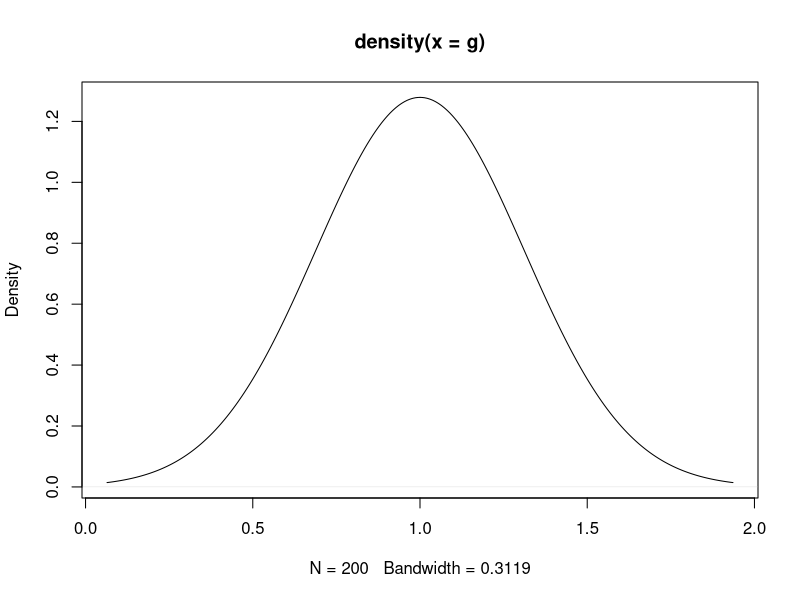
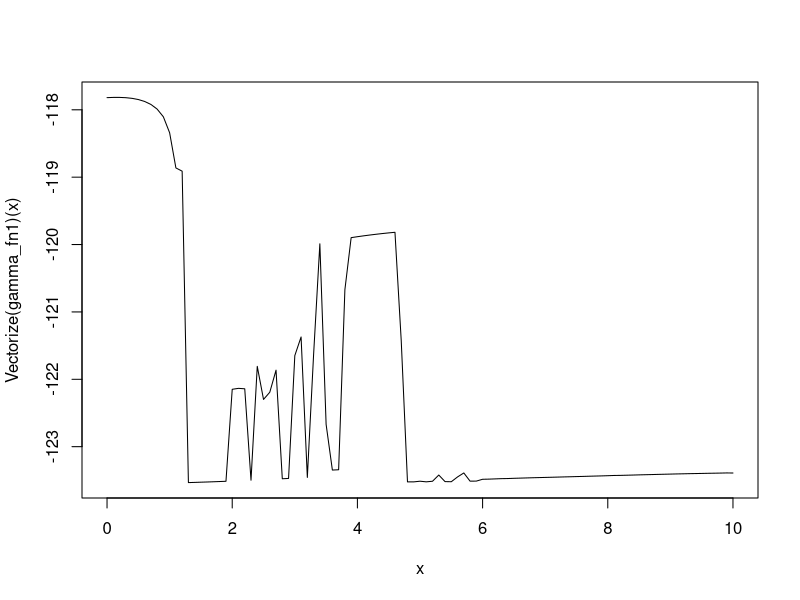
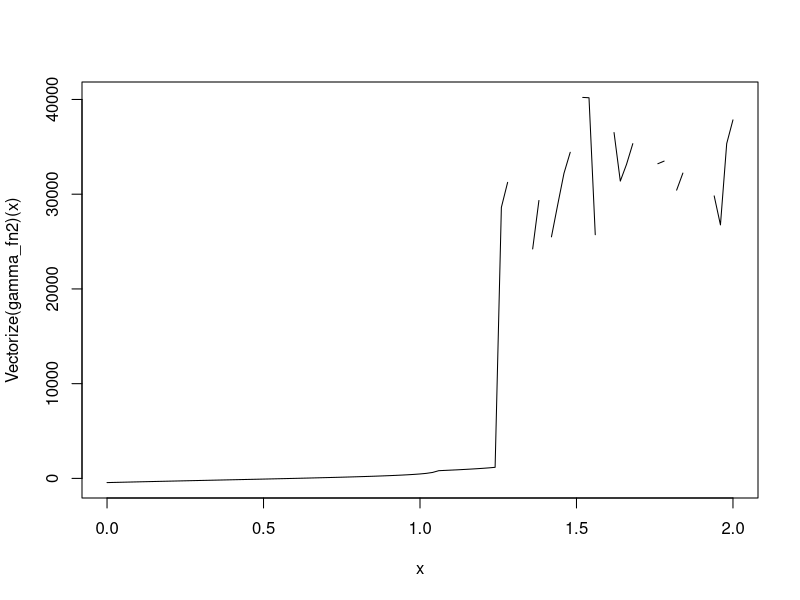
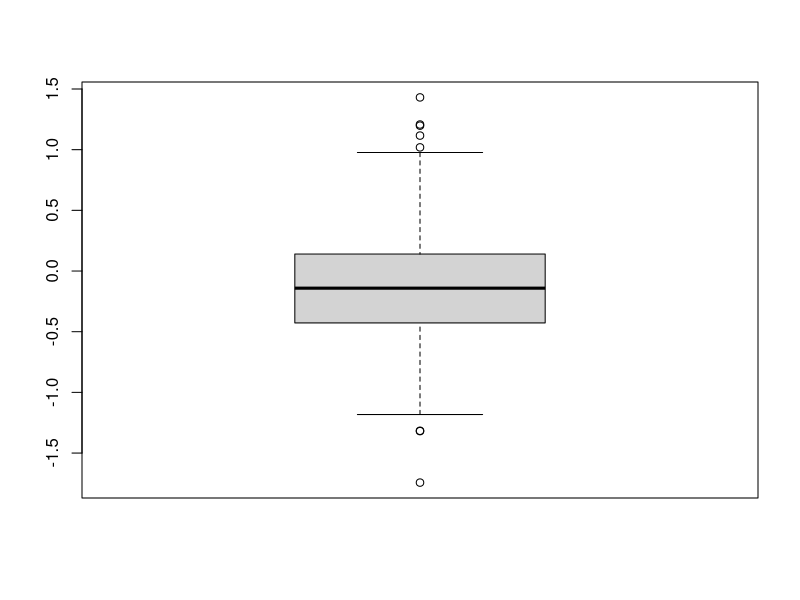

Generate these figures, in order, with R: (Note: this script raises an error after producing the figures.)
library(tidyverse)
library(ggplot2)
library(MASS)
library(lattice)
library(scatterplot3d)
library(nleqslv)

rm(list = ls(all.names = TRUE))

# サンプルサイズ
n = 200

# シミュレーションの繰り返し数
kk_T <- 1000

# 共変量の分布の設定、乱数の発生
mu <- c(0,0,0,0)

## 相関パラメータ
rho <- 0
Sigma <- matrix(c(1,rho,rho,rho,
                  rho,1,rho,rho,
                  rho,rho,1,rho,
                  rho,rho,rho,1),4,4)

XX <- mvrnorm(n, mu, Sigma)

# 処置の分布の設定,生成
T_lm <- 0.2+XX[,1]+XX[,2]+XX[,3]+XX[,4]
p_T <- exp(T_lm)/(1+exp(T_lm))

TT <- rep(0,n)
for (i in 1:n) {
  TT[i] <- rbinom(1,size=1,prob=p_T[i])
}

betax <- 0.2+TT+XX[,1]+XX[,2]

# 誤判別確率の生成

## アウトカムに誤判別が含まれる割合
mp <- 0.3
mp_size <- n * mp

## 誤判別のアウトカムのインデックス
mp_id <- sort(betax, decreasing = F, index=T)$ix %>% head(mp_size/2) 
mp_id <- mp_id %>% append(sort(betax, decreasing = T, index=T)$ix %>% head(mp_size/2))


# Potential outcomesの分布の設定
# アウトカムの回帰パラメータの設定
Y_lm1 <- 0.2+1+XX[,1]+XX[,2]; Y_lm0 <- 0.2+XX[,1]+XX[,2]
p_Y1 <- exp(Y_lm1)/(1+exp(Y_lm1)); p_Y0 <- exp(Y_lm0)/(1+exp(Y_lm0))


#　誤判別を含むアウトカムデータの生成
## Misclassified outcomesの割合の設定

YY1 <- YY0 <- YY <- rep(0,n);
for(i in 1:n){
  # potential outcomesの乱数の発生
  YY1[i] <- rbinom(1,size=1,prob=p_Y1[i])
  YY0[i] <- rbinom(1,size=1,prob=p_Y0[i])
 
  # 観測されるoutcome
  YY[i] <- TT[i]*YY1[i]+(1-TT[i])*YY0[i]
  
  # Misclassified outcomesの設定
  if(i %in% mp_id){
    if(YY[i]==1) {
      YY[i] <-  0
    }else if(YY[i]==0){
      YY[i] <- 1
    }
  }
}

# sum((TT*YY1 + (1-TT)*YY0) == YY) 

# 真の因果効果 (通常は推定不可能)
tau0 <- mean(YY1)-mean(YY0)
tau_naive <- mean(YY[TT==1])-mean(YY[TT==0])

# 傾向スコアの算出
ps_fit <- glm(TT~XX, family=binomial)$fit

# ZZ
ZZ <- XX[,1:2]
ZZ_tilde <- XX[,3:4]

####アウトカム回帰のみのモデル####

# 推定方程式
estimate_eq <- function(beta){
  beta_0 <- beta[1]
  beta_t <- beta[2]
  beta_z <- beta[3:4]
  
  or_ml <- beta_0 + TT*beta_t + ZZ%*%beta_z
  lp <- exp((gamma+1)*(or_ml))
  lq <- exp(YY*(gamma+1)*(or_ml))
  pi <- lp/(1+lp)
  g <- (lq/(1+lp))^(gamma/(1+gamma))
  w <- ifelse(TT==1, 1/ps_fit, 1/(1-ps_fit))
  
  return(c(t(w*g*(YY-pi))%*%rep(1,n), t(w*g*(YY-pi))%*%TT, t(w*g*(YY-pi))%*%ZZ))
}

# パラメータ推定 初期値：c(0,0,0,0)
estimate_pra_fn <- function(gamma){
  gamma <<- gamma
  beta_hat <- nleqslv(c(0,0,0,0), estimate_eq, method = "Newton")$x
  
  return(list(beta_hat=beta_hat, gamma=gamma))
}


## 重みのプロット
plot_fn <- function(beta,gamma,type="density"){
  beta_0 <- beta[1]
  beta_t <- beta[2]
  beta_z <- beta[3:4]
  
  or_ml <- beta_0 + TT*beta_t + ZZ%*%beta_z
  lp <- exp((gamma+1)*(or_ml))
  lq <- exp(YY*(gamma+1)*(or_ml))
  pi <- lp/(1+lp)
  g <- (lq/(1+lp))^(gamma/(1+gamma))
  
  if(type == "density"){
    plot(density(g))
  }else if(type == "hist"){
    hist(g)
  }else{
    print("error")
  }
}

## 結果

gamma <- 0
beta_hat <- estimate_pra_fn(gamma)$beta_hat
print(beta_hat)
plot_fn(beta_hat, gamma, type = "density")



# gamma <- 1
# beta_hat <- estimate_pra_fn(gamma)
# 
# beta_t <- beta_hat[2]


# ガンマの選択について
gamma_0 <- 0.1
gamma <- 0.1

gamma_fn1 <- function(gamma){
  beta_hat <- estimate_pra_fn(gamma)$beta_hat
  
  or_ml <- beta_hat[1] + TT*beta_hat[2] + ZZ%*%beta_hat[3:4]
  lp <- exp(or_ml)
  pi <- lp/(1+lp)
  return(-sum(pi^(gamma_0+1)+(1-pi)^(gamma_0+1))^(1/(gamma_0+1)))
}

gamma_hat <- optimise(gamma_fn1,c(0,10))$minimum

## plot
curve(Vectorize(gamma_fn1)(x), 0, 10)
# plot(gamma_fn1, 0, 10)


# gamma_fn2 <- function(gamma){
#   
#   gamma <<- gamma
#   beta_hat <- estimate_pra_fn(gamma)
#   
#   or_ml <- beta_hat[1] + TT*beta_hat[2] + ZZ%*%beta_hat[3:4]
#   lp <- exp(or_ml)
#   pi <- lp/(1+lp)
#   return(-prod(pi^(YY)*(1-pi)^(1-YY)))
# }
# 
# gamma_hat <- optimise(gamma_fn2,c(0,2.5))$minimum


gamma_fn2 <- function(gamma){
  
  
  beta_hat <- estimate_pra_fn(gamma)$beta_hat
  
  or_ml <- beta_hat[1] + TT*beta_hat[2] + ZZ%*%beta_hat[3:4]
  lp <- exp(or_ml)
  pi <- lp/(1+lp)
  
  C_gamma <- {pi^(1+gamma) + (1-pi)^(1+gamma)}^(gamma/(gamma+1))
  
  f <- pi^YY * (1-pi)^(1-YY)
  f_1 <- pi^YY * log(pi) * (1 - pi)^(1 - YY) - pi^YY * ((1 - pi)^(1 - YY) * log((1 - pi)))
  f_2 <- pi^YY * log(pi) * log(pi) * (1 - pi)^(1 - YY) - pi^YY * log(pi) * ((1 - pi)^(1 - YY) * log((1 - pi))) 
  - (pi^YY * log(pi) * ((1 - pi)^(1 - YY) * log((1 - pi))) - pi^YY * ((1 - pi)^(1 - YY) * log((1 - pi)) * log((1 - pi))))
  
  H_gamma <- f_1^2 * f^(gamma-2) * (2*(gamma-1)/C_gamma + f^gamma/C_gamma^2) + 2*f^(gamma-1)*f_2/C_gamma 
  
  
  return(sum(H_gamma))
}


# plot(gamma_fn2, 0, 10)
curve(Vectorize(gamma_fn2)(x), 0, 2)



# gamma_fn2 <- function(gamma){
#   
#   beta_hat <- estimate_pra_fn(gamma)$beta_hat
#   
#   or_ml <- beta_hat[1] + TT*beta_hat[2] + ZZ%*%beta_hat[3:4]
#   lp <- exp(or_ml)
#   pi <- lp/(1+lp)
#   
#   C_gamma <- (pi^(1+gamma) + (1-pi)^(1+gamma))^(gamma/(gamma+1))
#   
#   f0 <- (pi^2/(1-pi))^gamma - (1-pi)^gamma
#   f1 <- pi^gamma - ((1-pi)^2/pi)^gamma
#   
#   H_gamma <- ifelse(YY==0, f0*pi*log(pi/(1-pi))/(C_gamma*2*gamma), 
#                     (-1)*f1*(1-pi)*log(pi/(1-pi))/(C_gamma*2*gamma))
#   
#   return(sum(H_gamma))
# }
# 
# ## plot(gamma_fn2, 0, 10)
# curve(Vectorize(gamma_fn2)(x), 0, 0.11)



# 新たなガンマによる推定結果

beta_hat_gamma_hat <- estimate_pra_fn(gamma_hat)


# まとめた推定

## 最適化のための関数にパラメータを入れられない

gamma_0 <- 0.1
estimate_fn <- function(gamma_0){
  gamma_0 <<- gamma_0
  gamma_hat <- optimise(gamma_fn1,c(0,2.5))$minimum
  
  beta_hat_gamma <- estimate_pra_fn(gamma_hat)$beta_hat
  
  return(list(beta_hat_gamma=beta_hat_gamma, gamma_hat=gamma_hat))
}


# シュミレーション開始
pb <- txtProgressBar(min = 1, max = kk_T, style = 3)

results.beta_t <- NULL
beta_t_list <- NULL

for (i in 1:kk_T) {
  setTxtProgressBar(pb,i)
  
  
  #　誤判別を含むアウトカムデータの生成
  ## Misclassified outcomesの割合の設定
  
  YY1 <- YY0 <- YY <- rep(0,n);
  for(i in 1:n){
    # potential outcomesの乱数の発生
    YY1[i] <- rbinom(1,size=1,prob=p_Y1[i])
    YY0[i] <- rbinom(1,size=1,prob=p_Y0[i])
  
    # 観測されるoutcome
    YY[i] <- TT[i]*YY1[i]+(1-TT[i])*YY0[i]
    
    # Misclassified outcomesの設定
    if(i %in% mp_id){
      if(YY[i]==1) {
        YY[i] <-  0
      }else if(YY[i]==0){
        YY[i] <- 1
      }
    }
  }

gamma <- 0.5

beta_hat <- estimate_pra_fn(gamma)$beta_hat
# print(beta_hat)
# plot_fn(beta_hat, gamma, type = "density")

beta_t <- beta_hat[2]

results.beta_t <- append(results.beta_t, beta_t)
}

results.beta_t %>% summary()
boxplot(results.beta_t)

## アウトプット
export_data <- data.frame(results.beta_t)
write_csv2(export_data, file = "~/Projects/gamma_DR_ver0.1/results/gamma0-5.csv")
write_csv2(export_data %>% summary() %>% data.frame(), file = "~/Projects/gamma_DR_ver0.1/results/gamma0-5summary.csv")




lm1 <- exp(beta_hat[1] + TT*beta_hat[2] + ZZ%*%beta_hat[3:4])
psy1 <- lm1/(lm1+1)
lm2 <- exp(beta_hat[1] + ZZ%*%beta_hat[3:4])
psy2 <- lm2/(lm2+1)

tau <- mean(psy1)-mean(psy2)

#  glmでgamma=0のときと一致するかの確認
##0.3678035 0.5080564 0.2977938 0.3353576

w <- ifelse(TT==1, 1/ps_fit, 1/(1-ps_fit))
result <- glm(YY~TT+XX[,1:2], family = binomial, weights = w)
